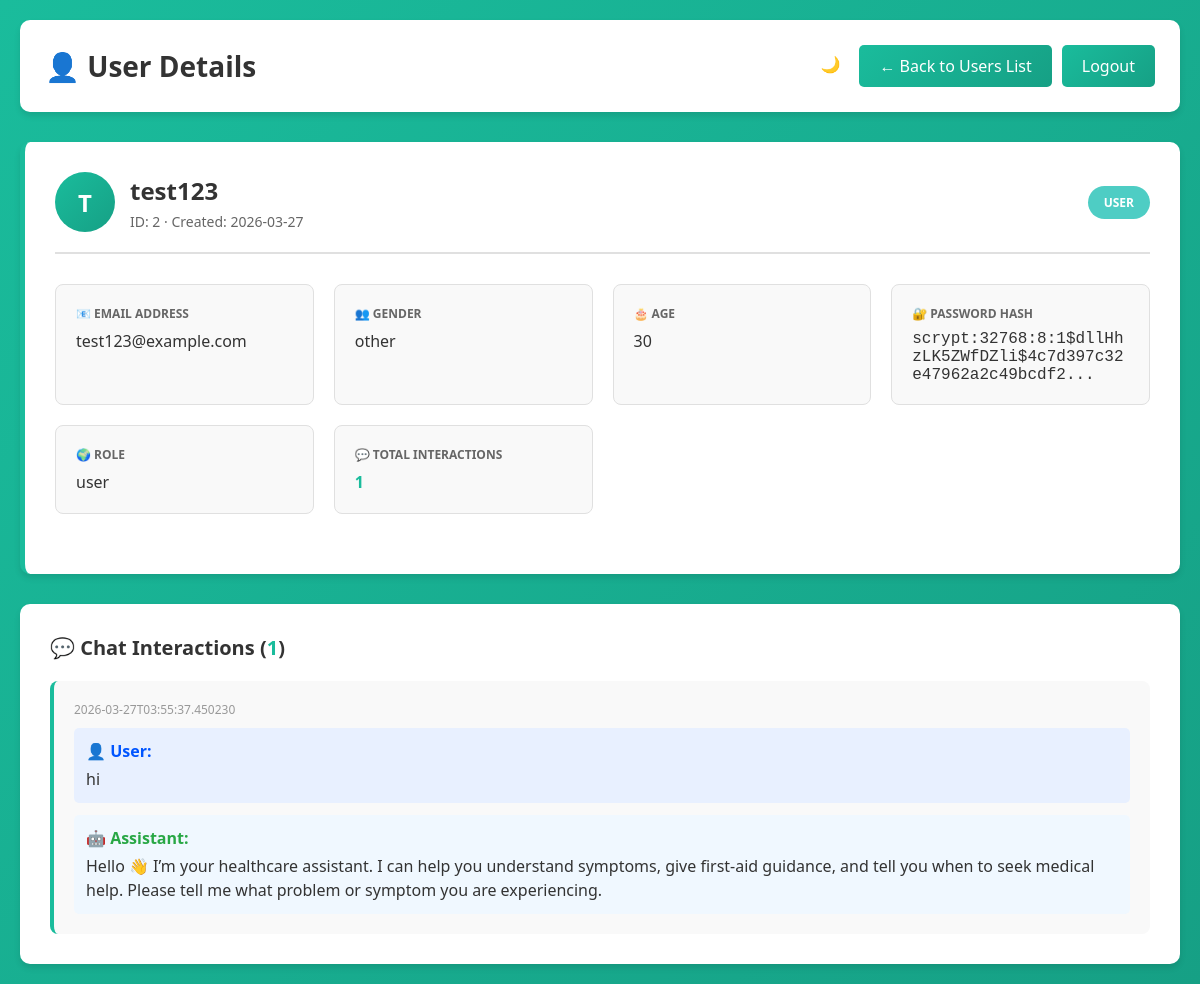
The page /admin/users/2 (signed in) on the database its author committed.
### tables this page shows
CREATE TABLE users (
        id INTEGER PRIMARY KEY AUTOINCREMENT,
        username TEXT UNIQUE NOT NULL,
        email TEXT UNIQUE NOT NULL,
        password TEXT NOT NULL,
        gender TEXT,
        age INTEGER,
        created_at TEXT
    , role TEXT DEFAULT 'user');

CREATE TABLE interactions (
                id INTEGER PRIMARY KEY AUTOINCREMENT,
                user_id INTEGER NOT NULL,
                user_text TEXT,
                bot_text TEXT,
                timestamp TEXT,
                FOREIGN KEY (user_id) REFERENCES users(id) ON DELETE CASCADE
            );

### app.py (the view)
@app.route("/admin/users/<int:user_id>")
@admin_required
def admin_user_detail(user_id):
    conn = sqlite3.connect(DB_PATH)
    cur = conn.cursor()
    cur.execute("""
        SELECT id, username, email, gender, age, password, role, created_at
        FROM users
        WHERE id = ?
    """, (user_id,))
    user_data = cur.fetchone()
    if not user_data:
        conn.close()
        return redirect(url_for('admin_users'))
    cur.execute("""
        SELECT user_text, bot_text, timestamp
        FROM interactions
        WHERE user_id = ?
        ORDER BY id DESC
        LIMIT 100
    """, (user_id,))
    interactions = cur.fetchall()
    conn.close()
    user_info = {
        'id': user_data[0],
        'username': user_data[1],
        'email': user_data[2],
        'gender': user_data[3],
        'age': user_data[4],
        'password_hash': user_data[5],
        'role': user_data[6],
        'created_at': user_data[7],
        'total_interactions': len(interactions)
    }
    interactions_list = [
        {
            'user_text': i[0],
            'bot_text': i[1],
            'timestamp': i[2]
        }
        for i in interactions
    ]
    return render_template("admin_user_detail.html", user=user_info, interactions=interactions_list, admin_username=current_user.username)

### app.py (called while the page is built)
def admin_required(f):
    @wraps(f)
    def decorated_function(*args, **kwargs):
        if not current_user.is_authenticated or getattr(current_user, 'role', 'user') != 'admin':
            return redirect(url_for('login'))
        return f(*args, **kwargs)
    return decorated_function

@login_manager.user_loader
def load_user(user_id):
    conn = sqlite3.connect(DB_PATH)
    cur = conn.cursor()
    cur.execute("SELECT id, username, email, role FROM users WHERE id = ?", (user_id,))
    user_data = cur.fetchone()
    conn.close()
    if user_data:
        return User(user_data[0], user_data[1], user_data[2], user_data[3] if len(user_data) > 3 else 'user')
    return None

### templates/admin_user_detail.html (shortened to what this page needs)
<!DOCTYPE html>
<html lang="en">
<head>
</head>
<body>
    <div class="container">
        <div class="header">
            <h1>👤 User Details</h1>
            <div class="header-buttons">
                <button id="dark-toggle" onclick="toggleDarkMode()" title="Toggle dark mode">🌙</button>
                <a href="/admin/users">← Back to Users List</a>
                <a href="/logout">Logout</a>
            </div>
        </div>
        <div class="user-details">
            <div class="user-header">
                <div class="user-name">
                    <div class="user-avatar">{{ user.username[0]|upper }}</div>
                    <div>
                        <h2>{{ user.username }}</h2>
                        <div class="user-meta">ID: {{ user.id }} · Created: {{ user.created_at[:10] }}</div>
                    </div>
                </div>
                <span class="role-badge role-{% if user.role == 'admin' %}admin{% else %}user{% endif %}">
                    {{ user.role|upper }}
                </span>
            </div>
            <div class="details-grid">
                <div class="detail-card">
                    <div class="detail-label">📧 Email Address</div>
                    <div class="detail-value text">{{ user.email }}</div>
                </div>
                <div class="detail-card">
                    <div class="detail-label">👥 Gender</div>
                    <div class="detail-value text">{{ user.gender if user.gender else 'Not specified' }}</div>
                </div>
                <div class="detail-card">
                    <div class="detail-label">🎂 Age</div>
                    <div class="detail-value text">{{ user.age if user.age else 'Not specified' }}</div>
                </div>
                <div class="detail-card">
                    <div class="detail-label">🔐 Password Hash</div>
                    <div class="detail-value" title="{{ user.password_hash }}">
                        {{ user.password_hash[:60] }}...
                    </div>
                </div>
                <div class="detail-card">
                    <div class="detail-label">🌍 Role</div>
                    <div class="detail-value text">{{ user.role }}</div>
                </div>
                <div class="detail-card">
                    <div class="detail-label">💬 Total Interactions</div>
                    <div class="detail-value text">
                        <span class="interaction-count">{{ user.total_interactions }}</span>
                    </div>
                </div>
            </div>
        </div>
        <div class="interactions-section">
            <h3>💬 Chat Interactions (<span class="interaction-count">{{ user.total_interactions }}</span>)</h3>
            {% if interactions|length == 0 %}
                <div class="empty-state">
                    <h3>No Interactions Yet</h3>
                    <p>This user hasn't had any chat interactions yet.</p>
                </div>
            {% else %}
                <div class="interactions-list">
                    {% for interaction in interactions %}
                        <div class="interaction-item">
                            <div class="interaction-time">{{ interaction.timestamp }}</div>
                            <div class="user-message">
                                <div class="user-label">👤 User:</div>
                                <div class="user-text">{{ interaction.user_text }}</div>
                            </div>
                            <div class="bot-message">
                                <div class="bot-label">🤖 Assistant:</div>
                                <div class="bot-text">{{ interaction.bot_text }}</div>
                            </div>
                        </div>
                    {% endfor %}
                </div>
            {% endif %}
        </div>
    </div>
</body>
</html>

### templates/admin_user_detail.html (style rules this page uses)
* { margin: 0; padding: 0; box-sizing: border-box; }
body { font-family: 'Segoe UI', Tahoma, Geneva, Verdana, sans-serif; background: linear-gradient(135deg, #1abc9c 0%, #16a085 100%); min-height: 100vh; padding: 20px; }
.container { max-width: 1200px; margin: 0 auto; }
.header { background: white; padding: 25px; border-radius: 10px; margin-bottom: 30px; box-shadow: 0 4px 6px rgba(0, 0, 0, 0.1); display: flex; justify-content: space-between; align-items: center; }
.header h1 { color: #333; font-size: 28px; }
.header-buttons { display: flex; gap: 10px; }
.header-buttons a { padding: 10px 20px; background: linear-gradient(135deg, #1abc9c 0%, #16a085 100%); color: white; text-decoration: none; border-radius: 5px; transition: all 0.3s ease; font-weight: 500; border: none; cursor: pointer; }
.user-details { background: white; padding: 30px; border-radius: 10px; margin-bottom: 30px; box-shadow: 0 4px 6px rgba(0, 0, 0, 0.1); border-left: 5px solid #1abc9c; }
.user-header { display: flex; justify-content: space-between; align-items: center; margin-bottom: 30px; padding-bottom: 20px; border-bottom: 2px solid #e0e0e0; }
.user-name { display: flex; align-items: center; gap: 15px; }
.user-avatar { width: 60px; height: 60px; background: linear-gradient(135deg, #1abc9c 0%, #16a085 100%); border-radius: 50%; display: flex; align-items: center; justify-content: center; color: white; font-weight: bold; font-size: 24px; }
.user-name h2 { color: #333; font-size: 24px; margin-bottom: 5px; }
.user-meta { color: #666; font-size: 14px; }
.role-badge { display: inline-block; padding: 8px 16px; border-radius: 20px; font-size: 12px; font-weight: 600; }
.role-user { background: #4ecdc4; color: white; }
.details-grid { display: grid; grid-template-columns: repeat(auto-fit, minmax(250px, 1fr)); gap: 20px; margin-bottom: 30px; }
.detail-card { background: #f9f9f9; padding: 20px; border-radius: 8px; border: 1px solid #e0e0e0; }
.detail-label { color: #666; font-size: 12px; text-transform: uppercase; font-weight: 600; margin-bottom: 8px; }
.detail-value { color: #333; font-size: 16px; word-break: break-all; font-family: 'Courier New', monospace; }
.detail-value.text { font-family: 'Segoe UI', Tahoma, Geneva, Verdana, sans-serif; }
.interactions-section { background: white; padding: 30px; border-radius: 10px; box-shadow: 0 4px 6px rgba(0, 0, 0, 0.1); }
.interactions-section h3 { color: #333; font-size: 20px; margin-bottom: 20px; }
.interaction-count { color: #1abc9c; font-weight: bold; }
.interactions-list { display: grid; gap: 15px; }
.interaction-item { background: #f9f9f9; padding: 20px; border-radius: 8px; border-left: 4px solid #1abc9c; }
.interaction-time { color: #999; font-size: 12px; margin-bottom: 10px; }
.user-message { background: #e8f0ff; padding: 12px; border-radius: 5px; margin-bottom: 12px; }
.user-label { color: #0055ff; font-weight: bold; margin-bottom: 5px; }
.user-text { color: #333; line-height: 1.5; }
.bot-message { background: #f0f8ff; padding: 12px; border-radius: 5px; }
.bot-label { color: #28a745; font-weight: bold; margin-bottom: 5px; }
.bot-text { color: #333; line-height: 1.5; }
#dark-toggle { width: 38px; height: 38px; border-radius: 50%; border: none; cursor: pointer; display: flex; align-items: center; justify-content: center; font-size: 16px; background: rgba(255, 255, 255, 0.2); color: white; transition: all 0.3s ease; }

### rows shown on the page
users: username "T", username "test123", id "2", created_at "2026-03-27", role "USER", email "test123@example.com", gender "other", age "30", password "scrypt:32768:8:1$dllHhzLK5ZWfDZli$4c7d397c32e47962a2c49bcdf2", role "user"
interactions: timestamp "2026-03-27T03:55:37.450230", user_text "hi", bot_text "Hello 👋 I’m your healthcare assistant. I can help you understand symptoms, give first-aid guidance, and tell you when to seek medical help. Please tell me what problem or symptom you are experiencing."

### other values the page prints
{{ user.total_interactions }} "1"
